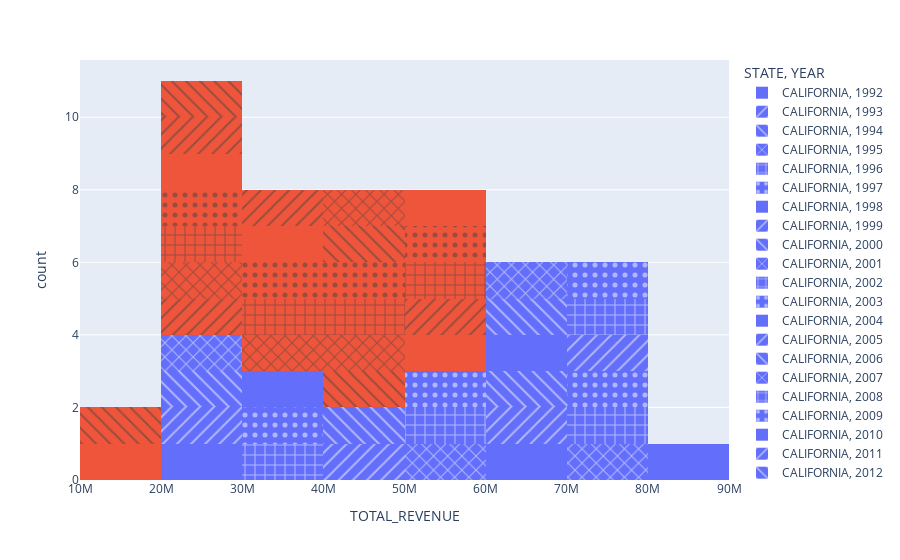

The cell this chart's notebook holds for it:
### Code cell
px.histogram(education.query("STATE in ['CALIFORNIA', 'TEXAS']"), 
             x="TOTAL_REVENUE", 
             color="STATE",
             pattern_shape="YEAR",
             nbins=10)

### Figure 1 — Plotly figure (JSON) as saved in the notebook; plotly's stock layout.template omitted (floating-point values rounded to 4 significant figures)
{"data": [{"alignmentgroup": "True", "bingroup": "x", "hovertemplate": "STATE=CALIFORNIA<br>YEAR=1992<br>TOTAL_REVENUE=%{x}<br>count=%{y}<extra></extra>", "legendgroup": "CALIFORNIA, 1992", "marker": {"color": "#636efa", "pattern": {"shape": ""}}, "name": "CALIFORNIA, 1992", "nbinsx": 10, "offsetgroup": "CALIFORNIA, 1992", "orientation": "v", "showlegend": true, "type": "histogram", "x": [26260025], "xaxis": "x", "yaxis": "y"}, {"alignmentgroup": "True", "bingroup": "x", "hovertemplate": "STATE=CALIFORNIA<br>YEAR=1993<br>TOTAL_REVENUE=%{x}<br>count=%{y}<extra></extra>", "legendgroup": "CALIFORNIA, 1993", "marker": {"color": "#636efa", "pattern": {"shape": "/"}}, "name": "CALIFORNIA, 1993", "nbinsx": 10, "offsetgroup": "CALIFORNIA, 1993", "orientation": "v", "showlegend": true, "type": "histogram", "x": [28043338], "xaxis": "x", "yaxis": "y"}, {"alignmentgroup": "True", "bingroup": "x", "hovertemplate": "STATE=CALIFORNIA<br>YEAR=1994<br>TOTAL_REVENUE=%{x}<br>count=%{y}<extra></extra>", "legendgroup": "CALIFORNIA, 1994", "marker": {"color": "#636efa", "pattern": {"shape": "\\"}}, "name": "CALIFORNIA, 1994", "nbinsx": 10, "offsetgroup": "CALIFORNIA, 1994", "orientation": "v", "showlegend": true, "type": "histogram", "x": [23440845], "xaxis": "x", "yaxis": "y"}, {"alignmentgroup": "True", "bingroup": "x", "hovertemplate": "STATE=CALIFORNIA<br>YEAR=1995<br>TOTAL_REVENUE=%{x}<br>count=%{y}<extra></extra>", "legendgroup": "CALIFORNIA, 1995", "marker": {"color": "#636efa", "pattern": {"shape": "x"}}, "name": "CALIFORNIA, 1995", "nbinsx": 10, "offsetgroup": "CALIFORNIA, 1995", "orientation": "v", "showlegend": true, "type": "histogram", "x": [29512214], "xaxis": "x", "yaxis": "y"}, {"alignmentgroup": "True", "bingroup": "x", "hovertemplate": "STATE=CALIFORNIA<br>YEAR=1996<br>TOTAL_REVENUE=%{x}<br>count=%{y}<extra></extra>", "legendgroup": "CALIFORNIA, 1996", "marker": {"color": "#636efa", "pattern": {"shape": "+"}}, "name": "CALIFORNIA, 1996", "nbinsx": 10, "offsetgroup": "CALIFORNIA, 1996", "orientation": "v", "showlegend": true, "type": "histogram", "x": [31282981], "xaxis": "x", "yaxis": "y"}, {"alignmentgroup": "True", "bingroup": "x", "hovertemplate": "STATE=CALIFORNIA<br>YEAR=1997<br>TOTAL_REVENUE=%{x}<br>count=%{y}<extra></extra>", "legendgroup": "CALIFORNIA, 1997", "marker": {"color": "#636efa", "pattern": {"shape": "."}}, "name": "CALIFORNIA, 1997", "nbinsx": 10, "offsetgroup": "CALIFORNIA, 1997", "orientation": "v", "showlegend": true, "type": "histogram", "x": [35614934], "xaxis": "x", "yaxis": "y"}, {"alignmentgroup": "True", "bingroup": "x", "hovertemplate": "STATE=CALIFORNIA<br>YEAR=1998<br>TOTAL_REVENUE=%{x}<br>count=%{y}<extra></extra>", "legendgroup": "CALIFORNIA, 1998", "marker": {"color": "#636efa", "pattern": {"shape": ""}}, "name": "CALIFORNIA, 1998", "nbinsx": 10, "offsetgroup": "CALIFORNIA, 1998", "orientation": "v", "showlegend": true, "type": "histogram", "x": [39183018], "xaxis": "x", "yaxis": "y"}, {"alignmentgroup": "True", "bingroup": "x", "hovertemplate": "STATE=CALIFORNIA<br>YEAR=1999<br>TOTAL_REVENUE=%{x}<br>count=%{y}<extra></extra>", "legendgroup": "CALIFORNIA, 1999", "marker": {"color": "#636efa", "pattern": {"shape": "/"}}, "name": "CALIFORNIA, 1999", "nbinsx": 10, "offsetgroup": "CALIFORNIA, 1999", "orientation": "v", "showlegend": true, "type": "histogram", "x": [41393435], "xaxis": "x", "yaxis": "y"}, {"alignmentgroup": "True", "bingroup": "x", "hovertemplate": "STATE=CALIFORNIA<br>YEAR=2000<br>TOTAL_REVENUE=%{x}<br>count=%{y}<extra></extra>", "legendgroup": "CALIFORNIA, 2000", "marker": {"color": "#636efa", "pattern": {"shape": "\\"}}, "name": "CALIFORNIA, 2000", "nbinsx": 10, "offsetgroup": "CALIFORNIA, 2000", "orientation": "v", "showlegend": true, "type": "histogram", "x": [46628207], "xaxis": "x", "yaxis": "y"}, {"alignmentgroup": "True", "bingroup": "x", "hovertemplate": "STATE=CALIFORNIA<br>YEAR=2001<br>TOTAL_REVENUE=%{x}<br>count=%{y}<extra></extra>", "legendgroup": "CALIFORNIA, 2001", "marker": {"color": "#636efa", "pattern": {"shape": "x"}}, "name": "CALIFORNIA, 2001", "nbinsx": 10, "offsetgroup": "CALIFORNIA, 2001", "orientation": "v", "showlegend": true, "type": "histogram", "x": [53288943], "xaxis": "x", "yaxis": "y"}, {"alignmentgroup": "True", "bingroup": "x", "hovertemplate": "STATE=CALIFORNIA<br>YEAR=2002<br>TOTAL_REVENUE=%{x}<br>count=%{y}<extra></extra>", "legendgroup": "CALIFORNIA, 2002", "marker": {"color": "#636efa", "pattern": {"shape": "+"}}, "name": "CALIFORNIA, 2002", "nbinsx": 10, "offsetgroup": "CALIFORNIA, 2002", "orientation": "v", "showlegend": true, "type": "histogram", "x": [54727056], "xaxis": "x", "yaxis": "y"}, {"alignmentgroup": "True", "bingroup": "x", "hovertemplate": "STATE=CALIFORNIA<br>YEAR=2003<br>TOTAL_REVENUE=%{x}<br>count=%{y}<extra></extra>", "legendgroup": "CALIFORNIA, 2003", "marker": {"color": "#636efa", "pattern": {"shape": "."}}, "name": "CALIFORNIA, 2003", "nbinsx": 10, "offsetgroup": "CALIFORNIA, 2003", "orientation": "v", "showlegend": true, "type": "histogram", "x": [59815855], "xaxis": "x", "yaxis": "y"}, {"alignmentgroup": "True", "bingroup": "x", "hovertemplate": "STATE=CALIFORNIA<br>YEAR=2004<br>TOTAL_REVENUE=%{x}<br>count=%{y}<extra></extra>", "legendgroup": "CALIFORNIA, 2004", "marker": {"color": "#636efa", "pattern": {"shape": ""}}, "name": "CALIFORNIA, 2004", "nbinsx": 10, "offsetgroup": "CALIFORNIA, 2004", "orientation": "v", "showlegend": true, "type": "histogram", "x": [60162326], "xaxis": "x", "yaxis": "y"}, {"alignmentgroup": "True", "bingroup": "x", "hovertemplate": "STATE=CALIFORNIA<br>YEAR=2005<br>TOTAL_REVENUE=%{x}<br>count=%{y}<extra></extra>", "legendgroup": "CALIFORNIA, 2005", "marker": {"color": "#636efa", "pattern": {"shape": "/"}}, "name": "CALIFORNIA, 2005", "nbinsx": 10, "offsetgroup": "CALIFORNIA, 2005", "orientation": "v", "showlegend": true, "type": "histogram", "x": [62171797], "xaxis": "x", "yaxis": "y"}, {"alignmentgroup": "True", "bingroup": "x", "hovertemplate": "STATE=CALIFORNIA<br>YEAR=2006<br>TOTAL_REVENUE=%{x}<br>count=%{y}<extra></extra>", "legendgroup": "CALIFORNIA, 2006", "marker": {"color": "#636efa", "pattern": {"shape": "\\"}}, "name": "CALIFORNIA, 2006", "nbinsx": 10, "offsetgroup": "CALIFORNIA, 2006", "orientation": "v", "showlegend": true, "type": "histogram", "x": [66302860], "xaxis": "x", "yaxis": "y"}, {"alignmentgroup": "True", "bingroup": "x", "hovertemplate": "STATE=CALIFORNIA<br>YEAR=2007<br>TOTAL_REVENUE=%{x}<br>count=%{y}<extra></extra>", "legendgroup": "CALIFORNIA, 2007", "marker": {"color": "#636efa", "pattern": {"shape": "x"}}, "name": "CALIFORNIA, 2007", "nbinsx": 10, "offsetgroup": "CALIFORNIA, 2007", "orientation": "v", "showlegend": true, "type": "histogram", "x": [72516936], "xaxis": "x", "yaxis": "y"}, {"alignmentgroup": "True", "bingroup": "x", "hovertemplate": "STATE=CALIFORNIA<br>YEAR=2008<br>TOTAL_REVENUE=%{x}<br>count=%{y}<extra></extra>", "legendgroup": "CALIFORNIA, 2008", "marker": {"color": "#636efa", "pattern": {"shape": "+"}}, "name": "CALIFORNIA, 2008", "nbinsx": 10, "offsetgroup": "CALIFORNIA, 2008", "orientation": "v", "showlegend": true, "type": "histogram", "x": [74626928], "xaxis": "x", "yaxis": "y"}, {"alignmentgroup": "True", "bingroup": "x", "hovertemplate": "STATE=CALIFORNIA<br>YEAR=2009<br>TOTAL_REVENUE=%{x}<br>count=%{y}<extra></extra>", "legendgroup": "CALIFORNIA, 2009", "marker": {"color": "#636efa", "pattern": {"shape": "."}}, "name": "CALIFORNIA, 2009", "nbinsx": 10, "offsetgroup": "CALIFORNIA, 2009", "orientation": "v", "showlegend": true, "type": "histogram", "x": [73958896], "xaxis": "x", "yaxis": "y"}, {"alignmentgroup": "True", "bingroup": "x", "hovertemplate": "STATE=CALIFORNIA<br>YEAR=2010<br>TOTAL_REVENUE=%{x}<br>count=%{y}<extra></extra>", "legendgroup": "CALIFORNIA, 2010", "marker": {"color": "#636efa", "pattern": {"shape": ""}}, "name": "CALIFORNIA, 2010", "nbinsx": 10, "offsetgroup": "CALIFORNIA, 2010", "orientation": "v", "showlegend": true, "type": "histogram", "x": [67356719], "xaxis": "x", "yaxis": "y"}, {"alignmentgroup": "True", "bingroup": "x", "hovertemplate": "STATE=CALIFORNIA<br>YEAR=2011<br>TOTAL_REVENUE=%{x}<br>count=%{y}<extra></extra>", "legendgroup": "CALIFORNIA, 2011", "marker": {"color": "#636efa", "pattern": {"shape": "/"}}, "name": "CALIFORNIA, 2011", "nbinsx": 10, "offsetgroup": "CALIFORNIA, 2011", "orientation": "v", "showlegend": true, "type": "histogram", "x": [70953331], "xaxis": "x", "yaxis": "y"}, {"alignmentgroup": "True", "bingroup": "x", "hovertemplate": "STATE=CALIFORNIA<br>YEAR=2012<br>TOTAL_REVENUE=%{x}<br>count=%{y}<extra></extra>", "legendgroup": "CALIFORNIA, 2012", "marker": {"color": "#636efa", "pattern": {"shape": "\\"}}, "name": "CALIFORNIA, 2012", "nbinsx": 10, "offsetgroup": "CALIFORNIA, 2012", "orientation": "v", "showlegend": true, "type": "histogram", "x": [69016392], "xaxis": "x", "yaxis": "y"}, {"alignmentgroup": "True", "bingroup": "x", "hovertemplate": "STATE=CALIFORNIA<br>YEAR=2013<br>TOTAL_REVENUE=%{x}<br>count=%{y}<extra></extra>", "legendgroup": "CALIFORNIA, 2013", "marker": {"color": "#636efa", "pattern": {"shape": "x"}}, "name": "CALIFORNIA, 2013", "nbinsx": 10, "offsetgroup": "CALIFORNIA, 2013", "orientation": "v", "showlegend": true, "type": "histogram", "x": [68868516], "xaxis": "x", "yaxis": "y"}, {"alignmentgroup": "True", "bingroup": "x", "hovertemplate": "STATE=CALIFORNIA<br>YEAR=2014<br>TOTAL_REVENUE=%{x}<br>count=%{y}<extra></extra>", "legendgroup": "CALIFORNIA, 2014", "marker": {"color": "#636efa", "pattern": {"shape": "+"}}, "name": "CALIFORNIA, 2014", "nbinsx": 10, "offsetgroup": "CALIFORNIA, 2014", "orientation": "v", "showlegend": true, "type": "histogram", "x": [72389126], "xaxis": "x", "yaxis": "y"}, {"alignmentgroup": "True", "bingroup": "x", "hovertemplate": "STATE=CALIFORNIA<br>YEAR=2015<br>TOTAL_REVENUE=%{x}<br>count=%{y}<extra></extra>", "legendgroup": "CALIFORNIA, 2015", "marker": {"color": "#636efa", "pattern": {"shape": "."}}, "name": "CALIFORNIA, 2015", "nbinsx": 10, "offsetgroup": "CALIFORNIA, 2015", "orientation": "v", "showlegend": true, "type": "histogram", "x": [78248042], "xaxis": "x", "yaxis": "y"}, {"alignmentgroup": "True", "bingroup": "x", "hovertemplate": "STATE=CALIFORNIA<br>YEAR=2016<br>TOTAL_REVENUE=%{x}<br>count=%{y}<extra></extra>", "legendgroup": "CALIFORNIA, 2016", "marker": {"color": "#636efa", "pattern": {"shape": ""}}, "name": "CALIFORNIA, 2016", "nbinsx": 10, "offsetgroup": "CALIFORNIA, 2016", "orientation": "v", "showlegend": true, "type": "histogram", "x": [89217262], "xaxis": "x", "yaxis": "y"}, {"alignmentgroup": "True", "bingroup": "x", "hovertemplate": "STATE=CALIFORNIA<br>YEAR=1986<br>TOTAL_REVENUE=%{x}<br>count=%{y}<extra></extra>", "legendgroup": "CALIFORNIA, 1986", "marker": {"color": "#636efa", "pattern": {"shape": "/"}}, "name": "CALIFORNIA, 1986", "nbinsx": 10, "offsetgroup": "CALIFORNIA, 1986", "orientation": "v", "showlegend": true, "type": "histogram", "x": [null], "xaxis": "x", "yaxis": "y"}, {"alignmentgroup": "True", "bingroup": "x", "hovertemplate": "STATE=CALIFORNIA<br>YEAR=1987<br>TOTAL_REVENUE=%{x}<br>count=%{y}<extra></extra>", "legendgroup": "CALIFORNIA, 1987", "marker": {"color": "#636efa", "pattern": {"shape": "\\"}}, "name": "CALIFORNIA, 1987", "nbinsx": 10, "offsetgroup": "CALIFORNIA, 1987", "orientation": "v", "showlegend": true, "type": "histogram", "x": [null], "xaxis": "x", "yaxis": "y"}, {"alignmentgroup": "True", "bingroup": "x", "hovertemplate": "STATE=CALIFORNIA<br>YEAR=1988<br>TOTAL_REVENUE=%{x}<br>count=%{y}<extra></extra>", "legendgroup": "CALIFORNIA, 1988", "marker": {"color": "#636efa", "pattern": {"shape": "x"}}, "name": "CALIFORNIA, 1988", "nbinsx": 10, "offsetgroup": "CALIFORNIA, 1988", "orientation": "v", "showlegend": true, "type": "histogram", "x": [null], "xaxis": "x", "yaxis": "y"}, {"alignmentgroup": "True", "bingroup": "x", "hovertemplate": "STATE=CALIFORNIA<br>YEAR=1989<br>TOTAL_REVENUE=%{x}<br>count=%{y}<extra></extra>", "legendgroup": "CALIFORNIA, 1989", "marker": {"color": "#636efa", "pattern": {"shape": "+"}}, "name": "CALIFORNIA, 1989", "nbinsx": 10, "offsetgroup": "CALIFORNIA, 1989", "orientation": "v", "showlegend": true, "type": "histogram", "x": [null], "xaxis": "x", "yaxis": "y"}, {"alignmentgroup": "True", "bingroup": "x", "hovertemplate": "STATE=CALIFORNIA<br>YEAR=1990<br>TOTAL_REVENUE=%{x}<br>count=%{y}<extra></extra>", "legendgroup": "CALIFORNIA, 1990", "marker": {"color": "#636efa", "pattern": {"shape": "."}}, "name": "CALIFORNIA, 1990", "nbinsx": 10, "offsetgroup": "CALIFORNIA, 1990", "orientation": "v", "showlegend": true, "type": "histogram", "x": [null], "xaxis": "x", "yaxis": "y"}, {"alignmentgroup": "True", "bingroup": "x", "hovertemplate": "STATE=CALIFORNIA<br>YEAR=1991<br>TOTAL_REVENUE=%{x}<br>count=%{y}<extra></extra>", "legendgroup": "CALIFORNIA, 1991", "marker": {"color": "#636efa", "pattern": {"shape": ""}}, "name": "CALIFORNIA, 1991", "nbinsx": 10, "offsetgroup": "CALIFORNIA, 1991", "orientation": "v", "showlegend": true, "type": "histogram", "x": [null], "xaxis": "x", "yaxis": "y"}, {"alignmentgroup": "True", "bingroup": "x", "hovertemplate": "STATE=CALIFORNIA<br>YEAR=2017<br>TOTAL_REVENUE=%{x}<br>count=%{y}<extra></extra>", "legendgroup": "CALIFORNIA, 2017", "marker": {"color": "#636efa", "pattern": {"shape": "/"}}, "name": "CALIFORNIA, 2017", "nbinsx": 10, "offsetgroup": "CALIFORNIA, 2017", "orientation": "v", "showlegend": true, "type": "histogram", "x": [null], "xaxis": "x", "yaxis": "y"}, {"alignmentgroup": "True", "bingroup": "x", "hovertemplate": "STATE=CALIFORNIA<br>YEAR=2019<br>TOTAL_REVENUE=%{x}<br>count=%{y}<extra></extra>", "legendgroup": "CALIFORNIA, 2019", "marker": {"color": "#636efa", "pattern": {"shape": "\\"}}, "name": "CALIFORNIA, 2019", "nbinsx": 10, "offsetgroup": "CALIFORNIA, 2019", "orientation": "v", "showlegend": true, "type": "histogram", "x": [null], "xaxis": "x", "yaxis": "y"}, {"alignmentgroup": "True", "bingroup": "x", "hovertemplate": "STATE=TEXAS<br>YEAR=1992<br>TOTAL_REVENUE=%{x}<br>count=%{y}<extra></extra>", "legendgroup": "TEXAS, 1992", "marker": {"color": "#EF553B", "pattern": {"shape": ""}}, "name": "TEXAS, 1992", "nbinsx": 10, "offsetgroup": "TEXAS, 1992", "orientation": "v", "showlegend": true, "type": "histogram", "x": [16264180], "xaxis": "x", "yaxis": "y"}, {"alignmentgroup": "True", "bingroup": "x", "hovertemplate": "STATE=TEXAS<br>YEAR=1993<br>TOTAL_REVENUE=%{x}<br>count=%{y}<extra></extra>", "legendgroup": "TEXAS, 1993", "marker": {"color": "#EF553B", "pattern": {"shape": "/"}}, "name": "TEXAS, 1993", "nbinsx": 10, "offsetgroup": "TEXAS, 1993", "orientation": "v", "showlegend": true, "type": "histogram", "x": [20267205], "xaxis": "x", "yaxis": "y"}, {"alignmentgroup": "True", "bingroup": "x", "hovertemplate": "STATE=TEXAS<br>YEAR=1994<br>TOTAL_REVENUE=%{x}<br>count=%{y}<extra></extra>", "legendgroup": "TEXAS, 1994", "marker": {"color": "#EF553B", "pattern": {"shape": "\\"}}, "name": "TEXAS, 1994", "nbinsx": 10, "offsetgroup": "TEXAS, 1994", "orientation": "v", "showlegend": true, "type": "histogram", "x": [19713604], "xaxis": "x", "yaxis": "y"}, {"alignmentgroup": "True", "bingroup": "x", "hovertemplate": "STATE=TEXAS<br>YEAR=1995<br>TOTAL_REVENUE=%{x}<br>count=%{y}<extra></extra>", "legendgroup": "TEXAS, 1995", "marker": {"color": "#EF553B", "pattern": {"shape": "x"}}, "name": "TEXAS, 1995", "nbinsx": 10, "offsetgroup": "TEXAS, 1995", "orientation": "v", "showlegend": true, "type": "histogram", "x": [20483376], "xaxis": "x", "yaxis": "y"}, {"alignmentgroup": "True", "bingroup": "x", "hovertemplate": "STATE=TEXAS<br>YEAR=1996<br>TOTAL_REVENUE=%{x}<br>count=%{y}<extra></extra>", "legendgroup": "TEXAS, 1996", "marker": {"color": "#EF553B", "pattern": {"shape": "+"}}, "name": "TEXAS, 1996", "nbinsx": 10, "offsetgroup": "TEXAS, 1996", "orientation": "v", "showlegend": true, "type": "histogram", "x": [22241369], "xaxis": "x", "yaxis": "y"}, {"alignmentgroup": "True", "bingroup": "x", "hovertemplate": "STATE=TEXAS<br>YEAR=1997<br>TOTAL_REVENUE=%{x}<br>count=%{y}<extra></extra>", "legendgroup": "TEXAS, 1997", "marker": {"color": "#EF553B", "pattern": {"shape": "."}}, "name": "TEXAS, 1997", "nbinsx": 10, "offsetgroup": "TEXAS, 1997", "orientation": "v", "showlegend": true, "type": "histogram", "x": [23091567], "xaxis": "x", "yaxis": "y"}, {"alignmentgroup": "True", "bingroup": "x", "hovertemplate": "STATE=TEXAS<br>YEAR=1998<br>TOTAL_REVENUE=%{x}<br>count=%{y}<extra></extra>", "legendgroup": "TEXAS, 1998", "marker": {"color": "#EF553B", "pattern": {"shape": ""}}, "name": "TEXAS, 1998", "nbinsx": 10, "offsetgroup": "TEXAS, 1998", "orientation": "v", "showlegend": true, "type": "histogram", "x": [24485263], "xaxis": "x", "yaxis": "y"}, {"alignmentgroup": "True", "bingroup": "x", "hovertemplate": "STATE=TEXAS<br>YEAR=1999<br>TOTAL_REVENUE=%{x}<br>count=%{y}<extra></extra>", "legendgroup": "TEXAS, 1999", "marker": {"color": "#EF553B", "pattern": {"shape": "/"}}, "name": "TEXAS, 1999", "nbinsx": 10, "offsetgroup": "TEXAS, 1999", "orientation": "v", "showlegend": true, "type": "histogram", "x": [26096023], "xaxis": "x", "yaxis": "y"}, {"alignmentgroup": "True", "bingroup": "x", "hovertemplate": "STATE=TEXAS<br>YEAR=2000<br>TOTAL_REVENUE=%{x}<br>count=%{y}<extra></extra>", "legendgroup": "TEXAS, 2000", "marker": {"color": "#EF553B", "pattern": {"shape": "\\"}}, "name": "TEXAS, 2000", "nbinsx": 10, "offsetgroup": "TEXAS, 2000", "orientation": "v", "showlegend": true, "type": "histogram", "x": [28918934], "xaxis": "x", "yaxis": "y"}, {"alignmentgroup": "True", "bingroup": "x", "hovertemplate": "STATE=TEXAS<br>YEAR=2001<br>TOTAL_REVENUE=%{x}<br>count=%{y}<extra></extra>", "legendgroup": "TEXAS, 2001", "marker": {"color": "#EF553B", "pattern": {"shape": "x"}}, "name": "TEXAS, 2001", "nbinsx": 10, "offsetgroup": "TEXAS, 2001", "orientation": "v", "showlegend": true, "type": "histogram", "x": [30868844], "xaxis": "x", "yaxis": "y"}, {"alignmentgroup": "True", "bingroup": "x", "hovertemplate": "STATE=TEXAS<br>YEAR=2002<br>TOTAL_REVENUE=%{x}<br>count=%{y}<extra></extra>", "legendgroup": "TEXAS, 2002", "marker": {"color": "#EF553B", "pattern": {"shape": "+"}}, "name": "TEXAS, 2002", "nbinsx": 10, "offsetgroup": "TEXAS, 2002", "orientation": "v", "showlegend": true, "type": "histogram", "x": [32802734], "xaxis": "x", "yaxis": "y"}, {"alignmentgroup": "True", "bingroup": "x", "hovertemplate": "STATE=TEXAS<br>YEAR=2003<br>TOTAL_REVENUE=%{x}<br>count=%{y}<extra></extra>", "legendgroup": "TEXAS, 2003", "marker": {"color": "#EF553B", "pattern": {"shape": "."}}, "name": "TEXAS, 2003", "nbinsx": 10, "offsetgroup": "TEXAS, 2003", "orientation": "v", "showlegend": true, "type": "histogram", "x": [35143236], "xaxis": "x", "yaxis": "y"}, {"alignmentgroup": "True", "bingroup": "x", "hovertemplate": "STATE=TEXAS<br>YEAR=2004<br>TOTAL_REVENUE=%{x}<br>count=%{y}<extra></extra>", "legendgroup": "TEXAS, 2004", "marker": {"color": "#EF553B", "pattern": {"shape": ""}}, "name": "TEXAS, 2004", "nbinsx": 10, "offsetgroup": "TEXAS, 2004", "orientation": "v", "showlegend": true, "type": "histogram", "x": [36055119], "xaxis": "x", "yaxis": "y"}, {"alignmentgroup": "True", "bingroup": "x", "hovertemplate": "STATE=TEXAS<br>YEAR=2005<br>TOTAL_REVENUE=%{x}<br>count=%{y}<extra></extra>", "legendgroup": "TEXAS, 2005", "marker": {"color": "#EF553B", "pattern": {"shape": "/"}}, "name": "TEXAS, 2005", "nbinsx": 10, "offsetgroup": "TEXAS, 2005", "orientation": "v", "showlegend": true, "type": "histogram", "x": [37783715], "xaxis": "x", "yaxis": "y"}, {"alignmentgroup": "True", "bingroup": "x", "hovertemplate": "STATE=TEXAS<br>YEAR=2006<br>TOTAL_REVENUE=%{x}<br>count=%{y}<extra></extra>", "legendgroup": "TEXAS, 2006", "marker": {"color": "#EF553B", "pattern": {"shape": "\\"}}, "name": "TEXAS, 2006", "nbinsx": 10, "offsetgroup": "TEXAS, 2006", "orientation": "v", "showlegend": true, "type": "histogram", "x": [41142403], "xaxis": "x", "yaxis": "y"}, {"alignmentgroup": "True", "bingroup": "x", "hovertemplate": "STATE=TEXAS<br>YEAR=2007<br>TOTAL_REVENUE=%{x}<br>count=%{y}<extra></extra>", "legendgroup": "TEXAS, 2007", "marker": {"color": "#EF553B", "pattern": {"shape": "x"}}, "name": "TEXAS, 2007", "nbinsx": 10, "offsetgroup": "TEXAS, 2007", "orientation": "v", "showlegend": true, "type": "histogram", "x": [44355326], "xaxis": "x", "yaxis": "y"}, {"alignmentgroup": "True", "bingroup": "x", "hovertemplate": "STATE=TEXAS<br>YEAR=2008<br>TOTAL_REVENUE=%{x}<br>count=%{y}<extra></extra>", "legendgroup": "TEXAS, 2008", "marker": {"color": "#EF553B", "pattern": {"shape": "+"}}, "name": "TEXAS, 2008", "nbinsx": 10, "offsetgroup": "TEXAS, 2008", "orientation": "v", "showlegend": true, "type": "histogram", "x": [46245975], "xaxis": "x", "yaxis": "y"}, {"alignmentgroup": "True", "bingroup": "x", "hovertemplate": "STATE=TEXAS<br>YEAR=2009<br>TOTAL_REVENUE=%{x}<br>count=%{y}<extra></extra>", "legendgroup": "TEXAS, 2009", "marker": {"color": "#EF553B", "pattern": {"shape": "."}}, "name": "TEXAS, 2009", "nbinsx": 10, "offsetgroup": "TEXAS, 2009", "orientation": "v", "showlegend": true, "type": "histogram", "x": [48087531], "xaxis": "x", "yaxis": "y"}, {"alignmentgroup": "True", "bingroup": "x", "hovertemplate": "STATE=TEXAS<br>YEAR=2010<br>TOTAL_REVENUE=%{x}<br>count=%{y}<extra></extra>", "legendgroup": "TEXAS, 2010", "marker": {"color": "#EF553B", "pattern": {"shape": ""}}, "name": "TEXAS, 2010", "nbinsx": 10, "offsetgroup": "TEXAS, 2010", "orientation": "v", "showlegend": true, "type": "histogram", "x": [50559500], "xaxis": "x", "yaxis": "y"}, {"alignmentgroup": "True", "bingroup": "x", "hovertemplate": "STATE=TEXAS<br>YEAR=2011<br>TOTAL_REVENUE=%{x}<br>count=%{y}<extra></extra>", "legendgroup": "TEXAS, 2011", "marker": {"color": "#EF553B", "pattern": {"shape": "/"}}, "name": "TEXAS, 2011", "nbinsx": 10, "offsetgroup": "TEXAS, 2011", "orientation": "v", "showlegend": true, "type": "histogram", "x": [51023159], "xaxis": "x", "yaxis": "y"}, {"alignmentgroup": "True", "bingroup": "x", "hovertemplate": "STATE=TEXAS<br>YEAR=2012<br>TOTAL_REVENUE=%{x}<br>count=%{y}<extra></extra>", "legendgroup": "TEXAS, 2012", "marker": {"color": "#EF553B", "pattern": {"shape": "\\"}}, "name": "TEXAS, 2012", "nbinsx": 10, "offsetgroup": "TEXAS, 2012", "orientation": "v", "showlegend": true, "type": "histogram", "x": [49979753], "xaxis": "x", "yaxis": "y"}, {"alignmentgroup": "True", "bingroup": "x", "hovertemplate": "STATE=TEXAS<br>YEAR=2013<br>TOTAL_REVENUE=%{x}<br>count=%{y}<extra></extra>", "legendgroup": "TEXAS, 2013", "marker": {"color": "#EF553B", "pattern": {"shape": "x"}}, "name": "TEXAS, 2013", "nbinsx": 10, "offsetgroup": "TEXAS, 2013", "orientation": "v", "showlegend": true, "type": "histogram", "x": [49734537], "xaxis": "x", "yaxis": "y"}, {"alignmentgroup": "True", "bingroup": "x", "hovertemplate": "STATE=TEXAS<br>YEAR=2014<br>TOTAL_REVENUE=%{x}<br>count=%{y}<extra></extra>", "legendgroup": "TEXAS, 2014", "marker": {"color": "#EF553B", "pattern": {"shape": "+"}}, "name": "TEXAS, 2014", "nbinsx": 10, "offsetgroup": "TEXAS, 2014", "orientation": "v", "showlegend": true, "type": "histogram", "x": [52776853], "xaxis": "x", "yaxis": "y"}, {"alignmentgroup": "True", "bingroup": "x", "hovertemplate": "STATE=TEXAS<br>YEAR=2015<br>TOTAL_REVENUE=%{x}<br>count=%{y}<extra></extra>", "legendgroup": "TEXAS, 2015", "marker": {"color": "#EF553B", "pattern": {"shape": "."}}, "name": "TEXAS, 2015", "nbinsx": 10, "offsetgroup": "TEXAS, 2015", "orientation": "v", "showlegend": true, "type": "histogram", "x": [55582029], "xaxis": "x", "yaxis": "y"}, {"alignmentgroup": "True", "bingroup": "x", "hovertemplate": "STATE=TEXAS<br>YEAR=2016<br>TOTAL_REVENUE=%{x}<br>count=%{y}<extra></extra>", "legendgroup": "TEXAS, 2016", "marker": {"color": "#EF553B", "pattern": {"shape": ""}}, "name": "TEXAS, 2016", "nbinsx": 10, "offsetgroup": "TEXAS, 2016", "orientation": "v", "showlegend": true, "type": "histogram", "x": [58284155], "xaxis": "x", "yaxis": "y"}, {"alignmentgroup": "True", "bingroup": "x", "hovertemplate": "STATE=TEXAS<br>YEAR=1986<br>TOTAL_REVENUE=%{x}<br>count=%{y}<extra></extra>", "legendgroup": "TEXAS, 1986", "marker": {"color": "#EF553B", "pattern": {"shape": "/"}}, "name": "TEXAS, 1986", "nbinsx": 10, "offsetgroup": "TEXAS, 1986", "orientation": "v", "showlegend": true, "type": "histogram", "x": [null], "xaxis": "x", "yaxis": "y"}, {"alignmentgroup": "True", "bingroup": "x", "hovertemplate": "STATE=TEXAS<br>YEAR=1987<br>TOTAL_REVENUE=%{x}<br>count=%{y}<extra></extra>", "legendgroup": "TEXAS, 1987", "marker": {"color": "#EF553B", "pattern": {"shape": "\\"}}, "name": "TEXAS, 1987", "nbinsx": 10, "offsetgroup": "TEXAS, 1987", "orientation": "v", "showlegend": true, "type": "histogram", "x": [null], "xaxis": "x", "yaxis": "y"}, {"alignmentgroup": "True", "bingroup": "x", "hovertemplate": "STATE=TEXAS<br>YEAR=1988<br>TOTAL_REVENUE=%{x}<br>count=%{y}<extra></extra>", "legendgroup": "TEXAS, 1988", "marker": {"color": "#EF553B", "pattern": {"shape": "x"}}, "name": "TEXAS, 1988", "nbinsx": 10, "offsetgroup": "TEXAS, 1988", "orientation": "v", "showlegend": true, "type": "histogram", "x": [null], "xaxis": "x", "yaxis": "y"}, {"alignmentgroup": "True", "bingroup": "x", "hovertemplate": "STATE=TEXAS<br>YEAR=1989<br>TOTAL_REVENUE=%{x}<br>count=%{y}<extra></extra>", "legendgroup": "TEXAS, 1989", "marker": {"color": "#EF553B", "pattern": {"shape": "+"}}, "name": "TEXAS, 1989", "nbinsx": 10, "offsetgroup": "TEXAS, 1989", "orientation": "v", "showlegend": true, "type": "histogram", "x": [null], "xaxis": "x", "yaxis": "y"}, {"alignmentgroup": "True", "bingroup": "x", "hovertemplate": "STATE=TEXAS<br>YEAR=1990<br>TOTAL_REVENUE=%{x}<br>count=%{y}<extra></extra>", "legendgroup": "TEXAS, 1990", "marker": {"color": "#EF553B", "pattern": {"shape": "."}}, "name": "TEXAS, 1990", "nbinsx": 10, "offsetgroup": "TEXAS, 1990", "orientation": "v", "showlegend": true, "type": "histogram", "x": [null], "xaxis": "x", "yaxis": "y"}, {"alignmentgroup": "True", "bingroup": "x", "hovertemplate": "STATE=TEXAS<br>YEAR=1991<br>TOTAL_REVENUE=%{x}<br>count=%{y}<extra></extra>", "legendgroup": "TEXAS, 1991", "marker": {"color": "#EF553B", "pattern": {"shape": ""}}, "name": "TEXAS, 1991", "nbinsx": 10, "offsetgroup": "TEXAS, 1991", "orientation": "v", "showlegend": true, "type": "histogram", "x": [null], "xaxis": "x", "yaxis": "y"}, {"alignmentgroup": "True", "bingroup": "x", "hovertemplate": "STATE=TEXAS<br>YEAR=2017<br>TOTAL_REVENUE=%{x}<br>count=%{y}<extra></extra>", "legendgroup": "TEXAS, 2017", "marker": {"color": "#EF553B", "pattern": {"shape": "/"}}, "name": "TEXAS, 2017", "nbinsx": 10, "offsetgroup": "TEXAS, 2017", "orientation": "v", "showlegend": true, "type": "histogram", "x": [null], "xaxis": "x", "yaxis": "y"}, {"alignmentgroup": "True", "bingroup": "x", "hovertemplate": "STATE=TEXAS<br>YEAR=2019<br>TOTAL_REVENUE=%{x}<br>count=%{y}<extra></extra>", "legendgroup": "TEXAS, 2019", "marker": {"color": "#EF553B", "pattern": {"shape": "\\"}}, "name": "TEXAS, 2019", "nbinsx": 10, "offsetgroup": "TEXAS, 2019", "orientation": "v", "showlegend": true, "type": "histogram", "x": [null], "xaxis": "x", "yaxis": "y"}], "layout": {"barmode": "relative", "legend": {"title": {"text": "STATE, YEAR"}, "tracegroupgap": 0}, "margin": {"t": 60}, "xaxis": {"anchor": "y", "domain": [0, 1], "title": {"text": "TOTAL_REVENUE"}}, "yaxis": {"anchor": "x", "domain": [0, 1], "title": {"text": "count"}}}}
